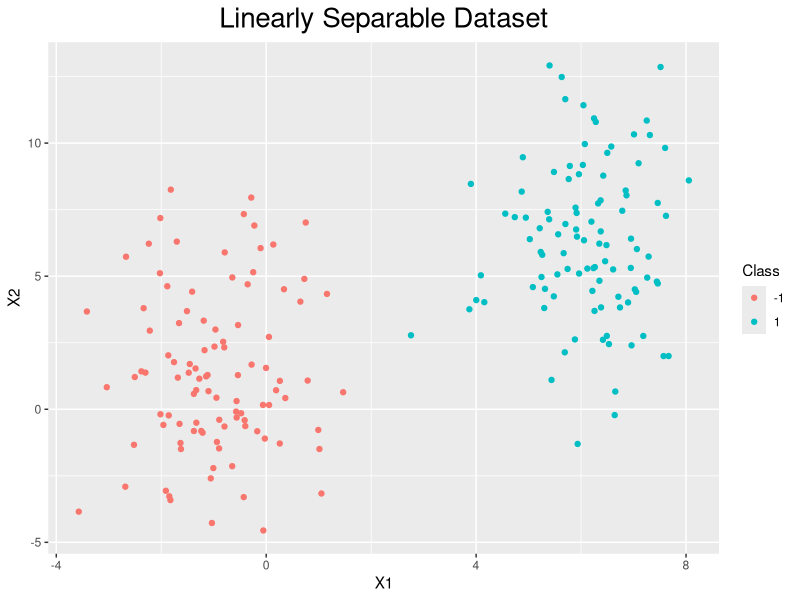
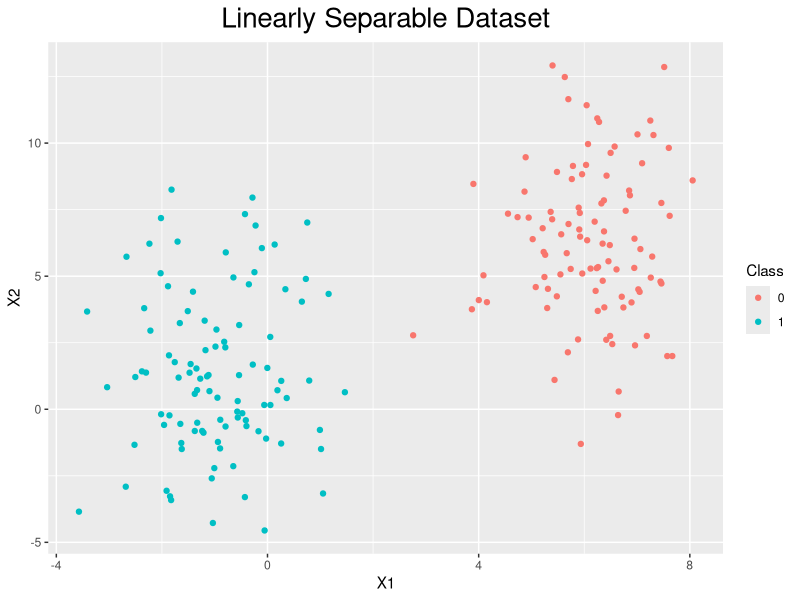
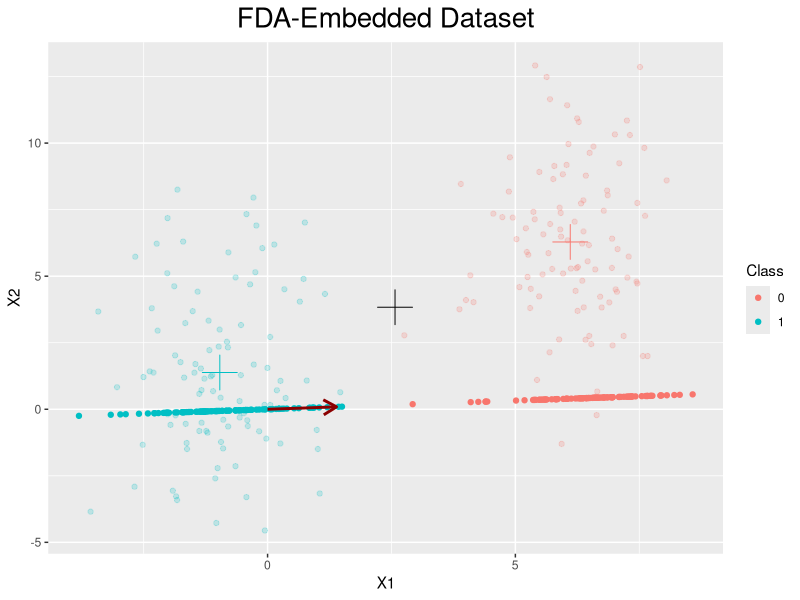
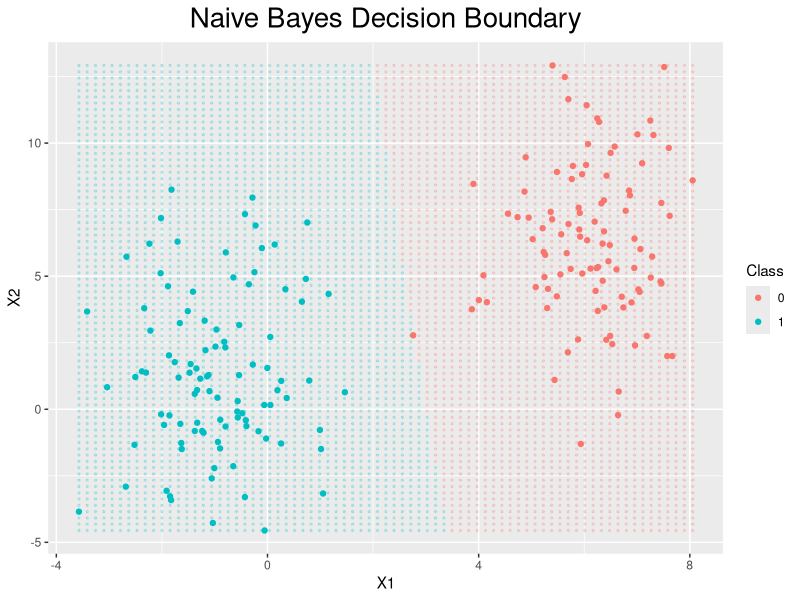
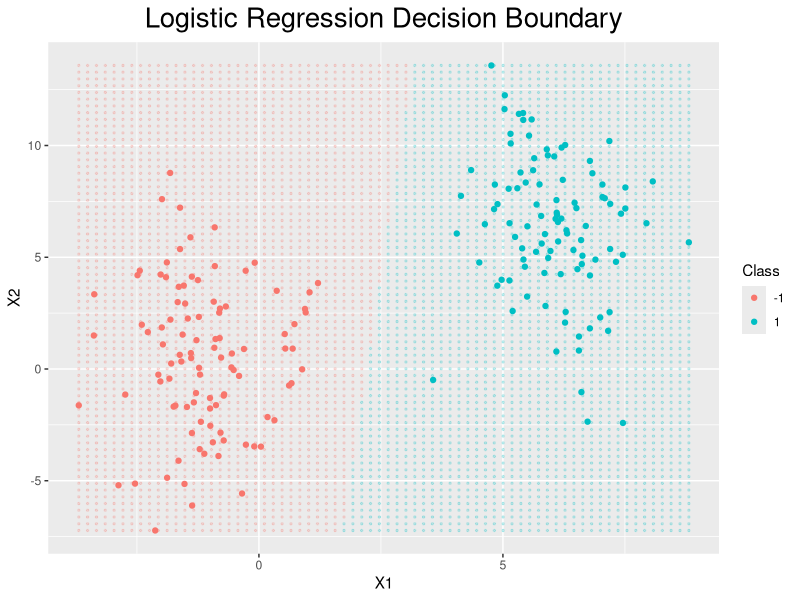

R code for these plots, in order:
## ---- chunk 1
knitr::opts_chunk$set(echo = TRUE)
## ---- chunk 2
library(MASS)
library(microbenchmark)
library(tidyverse)
## ---- chunk 3
kernel_matrix <- function(X, sigmasq, Y=NULL){
  if (is.null(Y)){
    Y <- X  # TODO: This might be risky for big matrices. How does R copy work? Maybe split the code into two?
  }
  n <- nrow(X)
  m <- nrow(Y)
  # Find three matrices above
  Xnorm <- matrix(apply(X^2, 1, sum), n, m)
  Ynorm <- matrix(apply(Y^2, 1, sum), n, m, byrow=TRUE)
  XY <- tcrossprod(X, Y)
  # TODO: In this case do we use median of XY? If we are using it for prediction
  # I think sigmasq should be found only from training set, not from testing set.
  # Therefore we should pass sigmasq as a parameter in this function, and should be calculated 
  # beforehand.
  return(exp(-(Xnorm - 2*XY + Ynorm) / (2*sigmasq)))
}

# Creates a logical one-hot encoding, assumes classes 0, .. , K-1
make_flags <- function(y){
  classes <- unique(y)
  flags <- data.frame(y=y) %>% 
            mutate(rn=row_number(), value=1) %>% 
            spread(y, value, fill=0) %>% 
            select(-rn) %>% as.matrix %>% as.logical %>%
            matrix(nrow=nrow(y)) 
  return(flags)
}
# Calculates a function (usually mean or sd) for all classes
calc_func_per_class <- function(X, y, func){
  flags <- make_flags(y)
  return(t(apply(flags, 2, function(f) apply(X[f, ], 2, func))))
}
# Calculates density of a gaussian
gaussian_density <- function(x, mu, sigma, log=FALSE){
  # Cholesky, L is upper triangular
  L <- chol(sigma)
  kernel <- -0.5*crossprod(forwardsolve(t(L), x - mu))
  value <- -length(x)*log(2*pi)/2 -sum(log(diag(L))) + kernel
  if (!log){
    value <- exp(value)
  }
  return(value[[1]])
}
## ---- chunk 4
# Settings
n1 <- 100
n2 <- 100
m1 <- c(6, 6)
m2 <- c(-1, 1)
s1 <- matrix(c(1, 0, 0, 10), nrow=2, ncol=2)
s2 <- matrix(c(1, 0, 0, 10), nrow=2, ncol=2)
# Set a seed if you want
set.seed(123)
## ---- chunk 5
generate_binary_data <- function(n1, n2, m1, s1, m2, s2, label1=1, label2=-1){
  # x1, x2 and y for both classes
  class1 <- mvrnorm(n1, m1, s1)
  class2 <- mvrnorm(n2, m2, s2)
  y      <- c(rep(label1, n1), rep(label2, n2))
  # Generate dataframe
  data <- data.frame(rbind(class1, class2), y)
  return(data)
}
data <- generate_binary_data(n1, n2, m1, s1, m2, s2)
## ---- chunk 6
plot_dataset <- function(data){
  p <- ggplot(data=data, aes(x=X1, y=X2, color=as_factor(y))) + 
        geom_point() + 
        theme(plot.title=element_text(hjust=0.5, size=20)) + 
        labs(color="Class", title="Linearly Separable Dataset")
  return(p)
}
plot_dataset(data)
## ---- chunk 7
set.seed(123)
# We want it to be 0, 1
fda_data <- generate_binary_data(n1, n2, m1, s1, m2, s2, label1=0, label2=1)
X_fda <- fda_data %>% select(-y) %>% as.matrix
y_fda <- fda_data %>% select(y) %>% as.matrix
plot_dataset(fda_data)
## ---- chunk 8
fda <- function(X, y){
  # Use y to create a logical one-hot encoding called `flags`
  flags <- make_flags(y)
  # Define objective function 
  fda_objective <- function(w){
    mu <- mean(X %*% w)           # embedded DATASET center
    muks <- rep(0, ncol(flags))   # embedded center for class k
    swks <- rep(0, ncol(flags))   # within class scatterness
    sbks <- rep(0, ncol(flags))   # between class scatterness
    for (class in 1:ncol(flags)){
      Xk <- X[flags[, class], ]
      mk <- mean(Xk %*% w)
      muks[class] <- mk
      swks[class] <- sum(((Xk %*% w) - mk)^2)
      sbks[class] <- sum(flags[, class]) * (mk - mu)^2
    }
    # Calculate objective value
    value <- sum(sbks) / sum(swks)
    return(-value) # remember we want to maximize, but optim minimizes
  }
  # Optimize
  w_start <- matrix(1, nrow=ncol(X), ncol=1)
  sol <- optim(par=w_start, fn=fda_objective, method="BFGS")$par
  # Return object
  fda_object <- list(sol=sol, flags=flags, X=X, y=y)
  class(fda_object) <- "FDA"
  return(fda_object)
}
## ---- chunk 9
plot.FDA <- function(x, y=NULL, ...){
  # Find unit vector of w and take dot product
  sol_unit <- x$sol / sqrt(sum(x$sol^2))
  dot_products <-  x$X %*% sol_unit
  if (ncol(x$X) > 2){
    # Plot on a simple horizontal line
  df <- data.frame(x1=dot_products, x2=rep(0, nrow(dot_products)), y=x$y)
  p <- ggplot(data=df) + 
        geom_point(aes(x=x1, y=x2, color=as_factor(y)))
  } else {
    # Find embedded points in 2D
    x_emb <- dot_products %*% t(sol_unit)
    dfembed <- data.frame(x1=x_emb[, 1], x2=x_emb[, 2], y=y_fda)
    # Find data mean, and mean per cluster
    datamean <- apply(x$X, 2, mean)
    datamean <- data.frame(x=datamean[1], y=datamean[2])
    meanmatrix <- calc_func_per_class(x$X, x$y, mean)
    dfclassmeans <- data.frame(meanmatrix, y=(1:nrow(meanmatrix) - 1))
    # Dataframe to plot w
    wdf <- data.frame(x=x$sol[1], y=x$sol[2], x0=c(0.0), y0=c(0.0))
    # Plot
    p <- ggplot() + 
          geom_point(data=data.frame(x$X, x$y), aes(x=X1, y=X2, color=as_factor(y)), alpha=0.2) + 
          geom_point(data=dfclassmeans, aes(x=X1, y=X2, color=as_factor(y)), shape=3, size=8, show.legend=FALSE) + 
          geom_point(data=datamean, aes(x=x, y=y), size=8, shape=3, color="black") +
          geom_point(data=dfembed, aes(x=x1, y=x2, color=as_factor(y))) + 
          geom_segment(data=wdf, aes(x=x0, y=y0, xend=x, yend=y, color="w"), 
                       arrow = arrow(length=unit(0.15, "inches")), color="darkred", size=1)
  }
  p + 
    labs(color="Class", title="FDA-Embedded Dataset", x="X1", y="X2") + 
    theme(plot.title=element_text(hjust=0.5, size=20))
}
## ---- chunk 10
fda_object <- fda(X_fda, y_fda)
plot(fda_object)
## ---- chunk 11
naive_bayes <- function(X, y){
  # For every class, find mean and variance (one class per row)
  means <- calc_func_per_class(X, y, mean)
  vars  <- calc_func_per_class(X, y, function(x) sd(x)^2)
  # Create a gaussian for each class
  nb <- list(means=means, vars=vars, X=X, y=y)
  class(nb) <- "naive_bayes"
  return(nb)
}
## ---- chunk 12
predict.naive_bayes <- function(x, xtest){
  # for every test point (row of xtest), want to calculate the density value for
  # every class, and pick the highest one. Let's instantiate a matrix of the correct dimensions.
  table <- matrix(0, nrow=nrow(xtest), ncol=nrow(x$means))  # number of test points times n classes
  # need two for loops unfortunately
  for (r_ix in 1:nrow(xtest)){
    for (c_ix in 1:nrow(x$means)){
      table[r_ix, c_ix] <- gaussian_density(
        x=matrix(as.double(xtest[r_ix, ])), 
        mu=matrix(x$means[c_ix, ]), 
        sigma=diag(x$vars[c_ix, ]), log=TRUE)
    }
  }
  classes <- apply(table, 1, which.max)
  return(classes - 1)
}
## ---- chunk 13
plot.naive_bayes <- function(x, y=NULL, ngrid=75, ...){
  if (ncol(x$X) > 2) {
    print("Naive Bayes plotting for more than 2 dimensions, not implemented.")
  } else {
    # Generate a grid of points on X
    coord_range <- apply(x$X, 2, range)
    grid <- expand.grid(
      X1=seq(from=coord_range[1, 1], to=coord_range[2, 1], length=ngrid),
      X2=seq(from=coord_range[1, 2], to=coord_range[2, 2], length=ngrid)
      )
    # Use naive bayes to predict at each point of the grid
    cl <- predict(x, grid)
    dfgrid <- data.frame(grid, y=cl)
    # plot those points
    ggplot() + 
      geom_point(data=dfgrid, aes(x=X1, y=X2, color=as_factor(y)), alpha=0.2, size=0.5) + 
      geom_point(data=data.frame(x$X, y=x$y), aes(x=X1, y=X2, color=as_factor(y))) + 
      labs(color="Class", title="Naive Bayes Decision Boundary") + 
      theme(plot.title=element_text(hjust=0.5, size=20))
  }
}
## ---- chunk 14
nb <- naive_bayes(X_fda, y_fda)
plot(nb)
## ---- chunk 15
data <- generate_binary_data(n1, n2, m1, s1, m2, s2)  # 1, -1
X <- data %>% select(-y) %>% as.matrix %>% cbind(1, .)
y <- data %>% select(y) %>%  as.matrix
## ---- chunk 16
logistic_regression <- function(X, y, method="BFGS"){
  # X needs to have first column of 1s for bias term
  if (sum(X[, 1] == 1) != nrow(X)){
    print("The first column of X must have only 1s. Added a column.")
    X <- cbind(1, X)
  }
  # Maximum Likelihood Estimator. Assume y in {+1, -1}
  beta <- optim(
    par=rep(0, ncol(X)),
    fn=function(b) sum(log(exp(y * (X %*% b)) + 1)),
    method=method)$par
  # S3 Object
  lr <- list(X=X, y=y, method=method, beta=beta)
  class(lr) <- "logistic_regression"
  return(lr)
}
## ---- chunk 17
predict.logistic_regression <- function(x, xtest){
  # predictions consist of probabilities. In this case we use a simple decision
  # rule: > 0.5 then it's class 1 
  # round transforms to prob=1, prob=0. Then 1 - ... to assign correct classes
  classes  <- round(1.0 / (1.0 + exp(xtest %*% x$beta)))
  classes[classes < 1] <- -1
  return(classes)
}
## ---- chunk 18
plot.logistic_regression <- function(x, y=NULL, ngrid=70, ...){
  # Grid to show decision boundary 
  coord_range <- apply(x$X, 2, range)
  grid <- expand.grid(
      X1=seq(from=coord_range[1, 2], to=coord_range[2, 2], length=ngrid),
      X2=seq(from=coord_range[1, 3], to=coord_range[2, 3], length=ngrid)
  )
  # need to append 1 and transform to numeric, somehow it's losing it
  grid <- matrix(as.numeric(unlist(grid)), nrow=ngrid^2)
  # Predict at each point of the grid
  cl <- predict(x, cbind(1, grid))
  dfgrid <- data.frame(grid, y=cl)
  # plot those points
  ggplot() + 
    geom_point(data=dfgrid, aes(x=X1, y=X2, color=as_factor(y)), alpha=0.2, size=0.5) + 
    geom_point(data=data.frame(x$X, y=x$y), aes(x=X1, y=X2, color=as_factor(y))) + 
    labs(color="Class", title="Logistic Regression Decision Boundary") + 
    theme(plot.title=element_text(hjust=0.5, size=20))
}
## ---- chunk 19
lr <- logistic_regression(X, y)
plot(lr)
